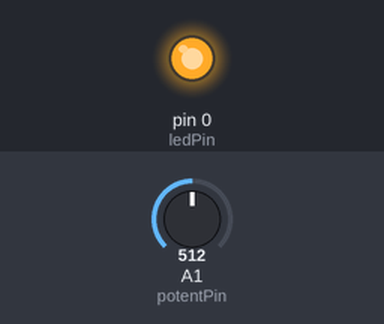
Recording of a sketch running on a simulated Arduino Uno, built with avr-gcc and run on an emulated ATmega328P. On the bench: output pins drawn as LEDs (lit = HIGH). Inputs (shaded band) come from the test bench; at power-on: A1 (potentPin) = 512.

Above: at 1.2 s.
1.3 s: A1 (potentPin) set to 805
2.8 s: A1 (potentPin) set to 831
At 3.4 s:
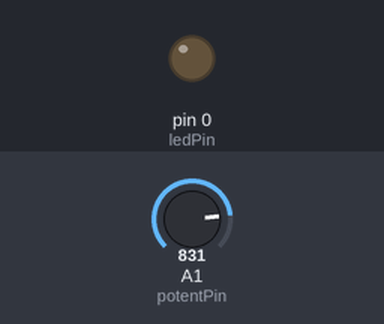
4.3 s: A1 (potentPin) set to 716
At 4.6 s:
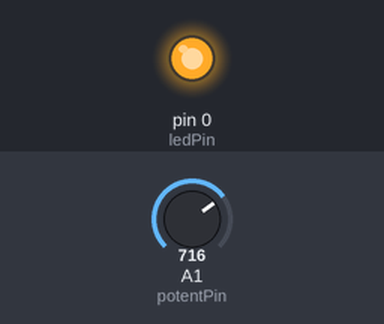
5.8 s: A1 (potentPin) set to 900
At 6.9 s:
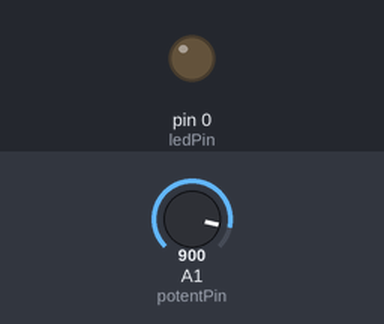
Timing chart, 0 to 8.3 s (numbered marks = the images above; inputs shaded):
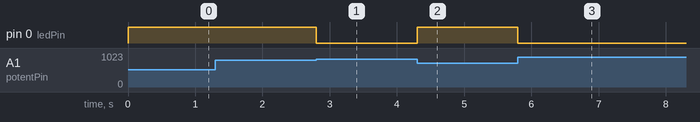

The sketch:

sketch_apr16c.ino
```cpp
const int potentPin=1;
const int ledPin=0;


void setup() {
  pinMode(ledPin,OUTPUT);
  pinMode(potentPin,INPUT);


}

void loop() {
  int sensorValue = analogRead(potentPin);
  int voltage = sensorValue * (5.0/1023.0);
  if(voltage<4) {
    digitalWrite(0,HIGH);

  }

  else{
    digitalWrite(0,LOW);
  }

}
```

Measured:
- the behaviour switches between 818 and 819 on A1 (potentPin) (found by bisection; images 0 and 1)
- after the input at 1.3 s, every drawn part: stays the same
- after the input at 2.8 s, pin 0 (ledPin): HIGH → LOW at once
- after the input at 4.3 s, pin 0 (ledPin): LOW → HIGH at once
- after the input at 5.8 s, pin 0 (ledPin): HIGH → LOW at once
